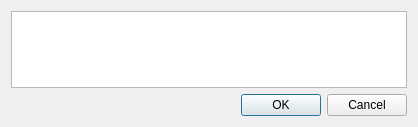
<?xml version="1.0" encoding="UTF-8"?>
<ui version="4.0">
 <class>SelectUserDialog</class>
 <widget class="QDialog" name="SelectUserDialog">
  <property name="geometry">
   <rect>
    <x>0</x>
    <y>0</y>
    <width>418</width>
    <height>127</height>
   </rect>
  </property>
  <property name="windowTitle">
   <string>Select User</string>
  </property>
  <layout class="QVBoxLayout" name="verticalLayout">
   <item>
    <widget class="QListWidget" name="listWidget"/>
   </item>
   <item>
    <layout class="QHBoxLayout" name="horizontalLayout">
     <item>
      <spacer name="horizontalSpacer">
       <property name="orientation">
        <enum>Qt::Horizontal</enum>
       </property>
       <property name="sizeHint" stdset="0">
        <size>
         <width>40</width>
         <height>20</height>
        </size>
       </property>
      </spacer>
     </item>
     <item>
      <widget class="QPushButton" name="pushButton_ok">
       <property name="text">
        <string>OK</string>
       </property>
      </widget>
     </item>
     <item>
      <widget class="QPushButton" name="pushButton_cancel">
       <property name="text">
        <string>Cancel</string>
       </property>
      </widget>
     </item>
    </layout>
   </item>
  </layout>
 </widget>
 <resources/>
 <connections>
  <connection>
   <sender>pushButton_ok</sender>
   <signal>clicked()</signal>
   <receiver>SelectUserDialog</receiver>
   <slot>accept()</slot>
   <hints>
    <hint type="sourcelabel">
     <x>134</x>
     <y>110</y>
    </hint>
    <hint type="destinationlabel">
     <x>119</x>
     <y>109</y>
    </hint>
   </hints>
  </connection>
  <connection>
   <sender>pushButton_cancel</sender>
   <signal>clicked()</signal>
   <receiver>SelectUserDialog</receiver>
   <slot>reject()</slot>
   <hints>
    <hint type="sourcelabel">
     <x>222</x>
     <y>107</y>
    </hint>
    <hint type="destinationlabel">
     <x>296</x>
     <y>108</y>
    </hint>
   </hints>
  </connection>
 </connections>
</ui>
